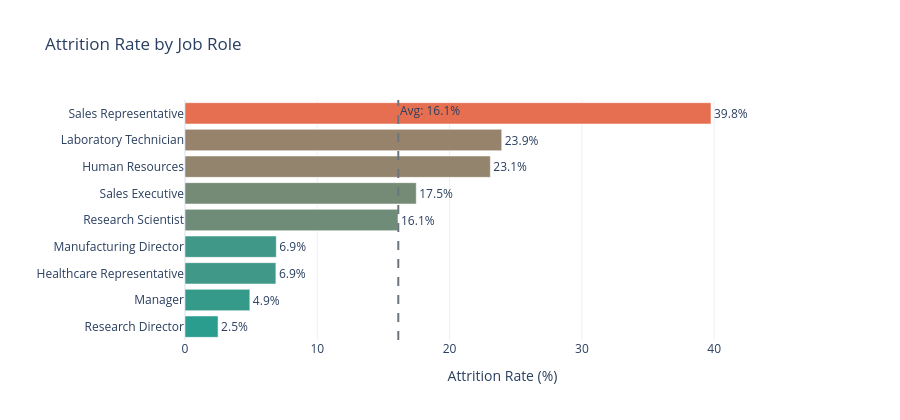

The notebook cell this image was saved under:
### Markdown cell above
---

## 6. Attrition by Job Role

### Business question: *Which roles are hardest to retain?*

Role-level detail is more actionable than department alone — two roles in the same department can have very different turnover.

### Code cell
role = attrition_summary(df, "JobRole").sort_values("attrition_rate", ascending=True)

fig = px.bar(
    role,
    x="attrition_rate",
    y="JobRole",
    orientation="h",
    text="attrition_rate",
    hover_data={"employees": True, "attrition_rate": ":.1f"},
    labels={"attrition_rate": "Attrition Rate (%)", "JobRole": ""},
    title="Attrition Rate by Job Role",
    color="attrition_rate",
    color_continuous_scale=["#2a9d8f", "#e76f51"],
    range_color=[role["attrition_rate"].min(), role["attrition_rate"].max()],
)
fig.add_vline(
    x=overall_rate, line_dash="dash", line_color=OVERALL_RATE_COLOR,
    annotation_text=f"Avg: {overall_rate:.1f}%",
)
fig.update_traces(texttemplate="%{text:.1f}%", textposition="outside")
fig.update_layout(showlegend=False, coloraxis_showscale=False, height=420, xaxis_range=[0, 48])
fig.write_html(FIGURES_DIR / "eda_attrition_by_jobrole.html")
fig.show()

role.sort_values("attrition_rate", ascending=False)

### Figure 1 — Plotly figure (JSON) as saved in the notebook; plotly's stock layout.template omitted (floating-point values rounded to 4 significant figures)
{"data": [{"customdata": [[80], [102], [131], [145], [292], [326], [52], [259], [83]], "hovertemplate": "Attrition Rate (%)=%{marker.color:.1f}<br>=%{y}<br>employees=%{customdata[0]}<extra></extra>", "legendgroup": "", "marker": {"color": [2.5, 4.9, 6.87, 6.9, 16.1, 17.48, 23.08, 23.94, 39.76], "coloraxis": "coloraxis", "pattern": {"shape": ""}}, "name": "", "orientation": "h", "showlegend": false, "text": [2.5, 4.9, 6.87, 6.9, 16.1, 17.48, 23.08, 23.94, 39.76], "textposition": "outside", "texttemplate": "%{text:.1f}%", "type": "bar", "x": [2.5, 4.9, 6.87, 6.9, 16.1, 17.48, 23.08, 23.94, 39.76], "xaxis": "x", "y": ["Research Director", "Manager", "Healthcare Representative", "Manufacturing Director", "Research Scientist", "Sales Executive", "Human Resources", "Laboratory Technician", "Sales Representative"], "yaxis": "y"}], "layout": {"annotations": [{"showarrow": false, "text": "Avg: 16.1%", "x": 16.12, "xanchor": "left", "xref": "x", "y": 1, "yanchor": "top", "yref": "y domain"}], "barmode": "relative", "coloraxis": {"autocolorscale": false, "cmax": 39.76, "cmin": 2.5, "colorbar": {"title": {"text": "Attrition Rate (%)"}}, "colorscale": [[0.0, "#2a9d8f"], [1.0, "#e76f51"]], "showscale": false}, "height": 420, "legend": {"tracegroupgap": 0}, "shapes": [{"line": {"color": "#6c757d", "dash": "dash"}, "type": "line", "x0": 16.12, "x1": 16.12, "xref": "x", "y0": 0, "y1": 1, "yref": "y domain"}], "showlegend": false, "title": {"text": "Attrition Rate by Job Role"}, "xaxis": {"anchor": "y", "domain": [0.0, 1.0], "range": [0, 48], "title": {"text": "Attrition Rate (%)"}}, "yaxis": {"anchor": "x", "domain": [0.0, 1.0], "title": {"text": ""}}}}
